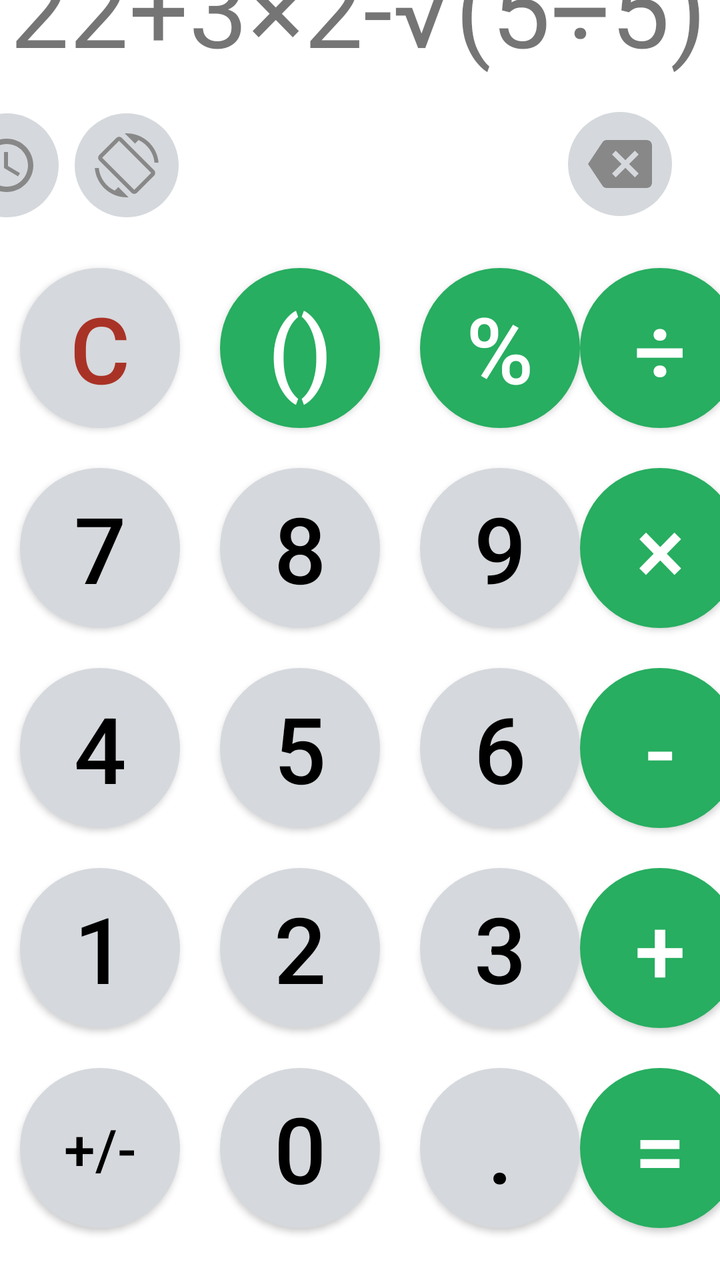
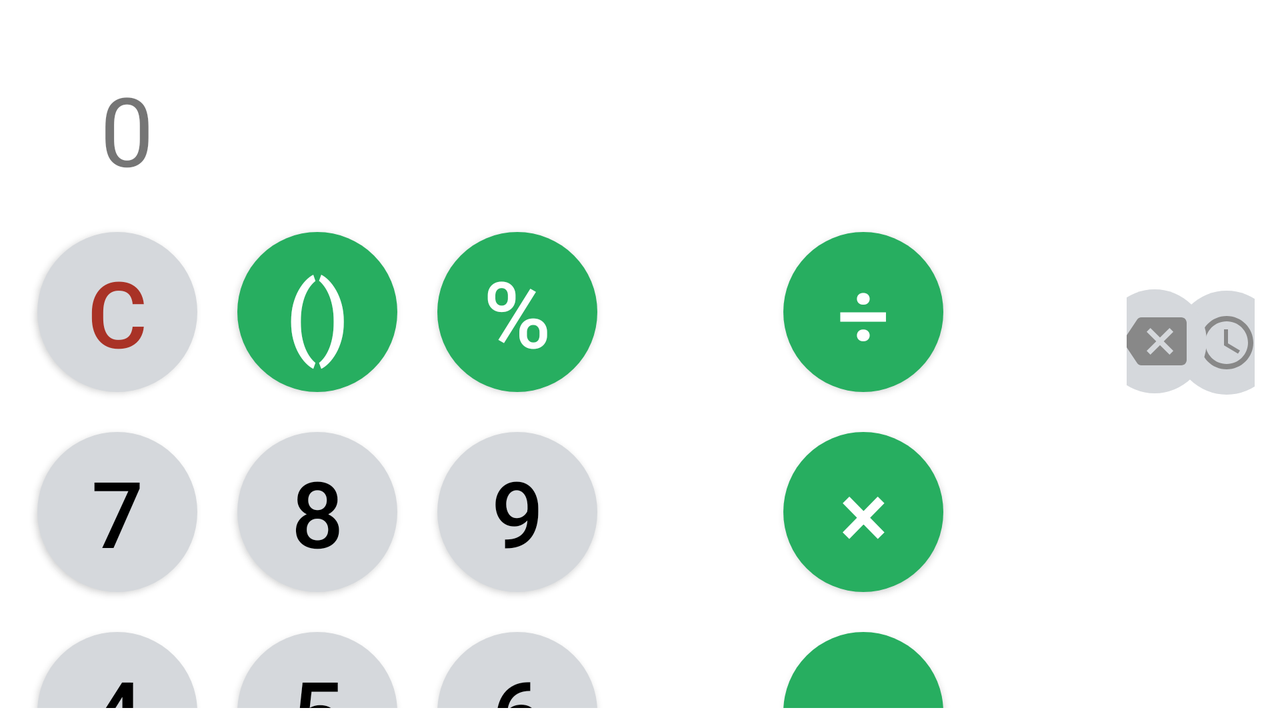

Compare how this app lays out the same screen by default and in its alternative resource folder. The renders come first, then the two layout files and the values they reference.
<!-- AndroidManifest.xml: application theme Theme.CalculatorApp -->
<!-- res/layout/activity_main.xml -->
<?xml version="1.0" encoding="utf-8"?>
<androidx.constraintlayout.widget.ConstraintLayout xmlns:android="http://schemas.android.com/apk/res/android"
    xmlns:app="http://schemas.android.com/apk/res-auto"
    xmlns:tools="http://schemas.android.com/tools"
    android:layout_width="match_parent"
    android:layout_height="match_parent"
    tools:context=".MainActivity">

    <include
        android:id="@+id/includeSeparator"
        layout="@layout/main_calculator_separator"
        android:layout_width="407dp"
        android:layout_height="86dp"
        app:layout_constraintBottom_toTopOf="@+id/includeKeyboard"
        app:layout_constraintEnd_toEndOf="parent"
        app:layout_constraintHorizontal_bias="1.0"
        app:layout_constraintStart_toStartOf="parent" />

    <include
        android:id="@+id/includeKeyboard"
        layout="@layout/main_calculator_buttons"
        android:layout_width="wrap_content"
        android:layout_height="wrap_content"
        android:layout_marginBottom="16dp"
        app:layout_constraintBottom_toBottomOf="parent"
        app:layout_constraintEnd_toEndOf="parent"
        app:layout_constraintStart_toStartOf="parent" />

    <TextView
        android:id="@+id/textViewCalcInput"
        android:layout_width="350dp"
        android:layout_height="70dp"
        android:fontFamily="@font/rcrocket_regular"
        android:maxLines="1"
        android:text="22+3×2-√(5÷5)"
        android:textSize="48sp"
        android:typeface="serif"
        app:autoSizeTextType="uniform"
        app:layout_constraintBottom_toTopOf="@+id/includeSeparator"
        app:layout_constraintEnd_toEndOf="parent"
        app:layout_constraintHorizontal_bias="0.491"
        app:layout_constraintStart_toStartOf="parent"
        app:layout_constraintTop_toTopOf="parent"
        app:layout_constraintVertical_bias="1.0" />

</androidx.constraintlayout.widget.ConstraintLayout>
<!-- res/layout/main_calculator_separator.xml (included above) -->
<?xml version="1.0" encoding="utf-8"?>
<androidx.constraintlayout.widget.ConstraintLayout xmlns:android="http://schemas.android.com/apk/res/android"
    xmlns:app="http://schemas.android.com/apk/res-auto"
    xmlns:tools="http://schemas.android.com/tools"
    android:layout_width="match_parent"
    android:layout_height="match_parent">

    <ImageButton
        android:id="@+id/buttonPreviousCalcs"
        style="@style/mainButtons"
        android:layout_width="52dp"
        android:layout_height="52dp"
        android:layout_marginStart="24dp"
        android:background="@drawable/calc_custom_buttons_portrait_main_day"
        android:contentDescription="@string/app_name"
        android:onClick="historyPressed"
        android:src="@drawable/ic_previous_calculations"
        app:layout_constraintBottom_toTopOf="@+id/guideline3"
        app:layout_constraintStart_toStartOf="parent"
        app:layout_constraintTop_toTopOf="parent" />

    <ImageButton
        android:id="@+id/buttonChangePortrait"
        style="@style/mainButtons"
        android:layout_width="52dp"
        android:layout_height="52dp"
        android:layout_marginStart="8dp"
        android:background="@drawable/calc_custom_buttons_portrait_main_day"
        android:contentDescription="@string/app_name"
        android:onClick="rotationPressed"
        android:src="@drawable/ic_rotate"
        app:layout_constraintBottom_toTopOf="@+id/guideline3"
        app:layout_constraintStart_toEndOf="@+id/buttonPreviousCalcs"
        app:layout_constraintTop_toTopOf="parent" />

    <ImageButton
        android:id="@+id/buttonBackspace"
        style="@style/mainButtons"
        android:layout_width="52dp"
        android:layout_height="52dp"
        android:background="@drawable/calc_custom_buttons_portrait_main_day"
        android:contentDescription="@string/app_name"
        android:onClick="backspacePressed"
        android:src="@drawable/ic_backspace"
        app:layout_constraintBottom_toTopOf="@+id/guideline3"
        app:layout_constraintEnd_toEndOf="parent"
        app:layout_constraintHorizontal_bias="0.842"
        app:layout_constraintStart_toStartOf="@+id/guideline2"
        app:layout_constraintTop_toTopOf="parent"
        app:layout_constraintVertical_bias="0.484" />

    <androidx.constraintlayout.widget.Guideline
        android:id="@+id/guideline2"
        android:layout_width="wrap_content"
        android:layout_height="wrap_content"
        android:orientation="vertical"
        app:layout_constraintGuide_end="206dp" />

    <androidx.constraintlayout.widget.Guideline
        android:id="@+id/guideline3"
        android:layout_width="wrap_content"
        android:layout_height="wrap_content"
        android:orientation="horizontal"
        app:layout_constraintGuide_begin="89dp" />
</androidx.constraintlayout.widget.ConstraintLayout>
<!-- res/layout/main_calculator_buttons.xml (included above) -->
<?xml version="1.0" encoding="utf-8"?>
<androidx.constraintlayout.widget.ConstraintLayout xmlns:android="http://schemas.android.com/apk/res/android"
    xmlns:app="http://schemas.android.com/apk/res-auto"
    xmlns:tools="http://schemas.android.com/tools"
    android:layout_width="match_parent"
    android:layout_height="match_parent">

    <androidx.constraintlayout.widget.Guideline
        android:id="@+id/guideline12"
        android:layout_width="wrap_content"
        android:layout_height="wrap_content"
        android:orientation="horizontal"
        app:layout_constraintGuide_begin="500dp" />

    <androidx.constraintlayout.widget.Guideline
        android:id="@+id/guideline4"
        android:layout_width="wrap_content"
        android:layout_height="wrap_content"
        android:orientation="vertical"
        app:layout_constraintGuide_begin="100dp" />

    <androidx.constraintlayout.widget.Guideline
        android:id="@+id/guideline5"
        android:layout_width="wrap_content"
        android:layout_height="wrap_content"
        android:orientation="vertical"
        app:layout_constraintGuide_begin="200dp" />

    <androidx.constraintlayout.widget.Guideline
        android:id="@+id/guideline6"
        android:layout_width="wrap_content"
        android:layout_height="wrap_content"
        android:orientation="vertical"
        app:layout_constraintGuide_begin="300dp" />

    <androidx.constraintlayout.widget.Guideline
        android:id="@+id/guideline7"
        android:layout_width="wrap_content"
        android:layout_height="wrap_content"
        android:orientation="horizontal"
        app:layout_constraintGuide_begin="100dp" />

    <androidx.constraintlayout.widget.Guideline
        android:id="@+id/guideline8"
        android:layout_width="wrap_content"
        android:layout_height="wrap_content"
        android:orientation="horizontal"
        app:layout_constraintGuide_begin="200dp" />

    <androidx.constraintlayout.widget.Guideline
        android:id="@+id/guideline9"
        android:layout_width="wrap_content"
        android:layout_height="wrap_content"
        android:orientation="horizontal"
        app:layout_constraintGuide_begin="300dp" />

    <androidx.constraintlayout.widget.Guideline
        android:id="@+id/guideline11"
        android:layout_width="wrap_content"
        android:layout_height="wrap_content"
        android:orientation="horizontal"
        app:layout_constraintGuide_begin="400dp" />

    <androidx.appcompat.widget.AppCompatButton
        android:id="@+id/buttonClear"
        style="@style/mainButtons"
        android:onClick="clearInputOnClick"
        android:text="@string/actionClear"
        android:textColor="#A93226"
        app:layout_constraintBottom_toTopOf="@+id/guideline7"
        app:layout_constraintEnd_toStartOf="@+id/guideline4"
        app:layout_constraintStart_toStartOf="parent"
        app:layout_constraintTop_toTopOf="parent" />

    <androidx.appcompat.widget.AppCompatButton
        style="@style/specialButtons"
        android:id="@+id/buttonBrackets"
        android:text="@string/actionBracket"
        app:layout_constraintBottom_toTopOf="@+id/guideline7"
        app:layout_constraintEnd_toStartOf="@+id/guideline5"
        app:layout_constraintStart_toStartOf="@+id/guideline4"
        android:onClick="actionOnClick"
        app:layout_constraintTop_toTopOf="parent" />

    <androidx.appcompat.widget.AppCompatButton
        android:id="@+id/buttonEvaluate"
        style="@style/specialButtons"
        android:text="@string/actionEvaluate"
        app:layout_constraintBottom_toTopOf="@+id/guideline12"
        app:layout_constraintEnd_toEndOf="parent"
        app:layout_constraintStart_toStartOf="@+id/guideline6"
        android:onClick="evaluateOnClick"
        app:layout_constraintTop_toTopOf="@+id/guideline11" />

    <androidx.appcompat.widget.AppCompatButton
        android:id="@+id/buttonDot"
        style="@style/mainButtons"
        android:text="@string/actionDot"
        app:layout_constraintBottom_toTopOf="@+id/guideline12"
        app:layout_constraintEnd_toStartOf="@+id/guideline6"
        app:layout_constraintStart_toStartOf="@+id/guideline5"
        android:onClick="actionOnClick"
        app:layout_constraintTop_toTopOf="@+id/guideline11" />

    <androidx.appcompat.widget.AppCompatButton
        android:id="@+id/buttonNum0"
        style="@style/mainButtons"
        android:text="@string/num0"
        app:layout_constraintBottom_toTopOf="@+id/guideline12"
        app:layout_constraintEnd_toStartOf="@+id/guideline5"
        app:layout_constraintStart_toStartOf="@+id/guideline4"
        android:onClick="putNumberOrSubOnClick"
        app:layout_constraintTop_toTopOf="@+id/guideline11" />

    <androidx.appcompat.widget.AppCompatButton
        android:id="@+id/buttonReverse"
        style="@style/mainButtons"
        android:text="@string/actionReverse"
        android:textSize="28sp"
        app:layout_constraintBottom_toTopOf="@+id/guideline12"
        app:layout_constraintEnd_toStartOf="@+id/guideline4"
        app:layout_constraintStart_toStartOf="parent"
        android:onClick="actionOnClick"
        app:layout_constraintTop_toTopOf="@+id/guideline11" />

    <androidx.appcompat.widget.AppCompatButton
        android:id="@+id/buttonPlus"
        style="@style/specialButtons"
        android:text="@string/actionPlus"
        app:layout_constraintBottom_toTopOf="@+id/guideline11"
        app:layout_constraintEnd_toEndOf="parent"
        app:layout_constraintStart_toStartOf="@+id/guideline6"
        android:onClick="actionOnClick"
        app:layout_constraintTop_toTopOf="@+id/guideline9" />

    <androidx.appcompat.widget.AppCompatButton
        android:id="@+id/buttonNum3"
        style="@style/mainButtons"
        android:text="@string/num3"
        app:layout_constraintBottom_toTopOf="@+id/guideline11"
        app:layout_constraintEnd_toStartOf="@+id/guideline6"
        app:layout_constraintStart_toStartOf="@+id/guideline5"
        android:onClick="putNumberOrSubOnClick"
        app:layout_constraintTop_toTopOf="@+id/guideline9" />

    <androidx.appcompat.widget.AppCompatButton
        android:id="@+id/buttonNum2"
        style="@style/mainButtons"
        android:text="@string/num2"
        app:layout_constraintBottom_toTopOf="@+id/guideline11"
        app:layout_constraintEnd_toStartOf="@+id/guideline5"
        app:layout_constraintStart_toStartOf="@+id/guideline4"
        android:onClick="putNumberOrSubOnClick"
        app:layout_constraintTop_toTopOf="@+id/guideline9" />

    <androidx.appcompat.widget.AppCompatButton
        android:id="@+id/buttonNum1"
        style="@style/mainButtons"
        android:text="@string/num1"
        app:layout_constraintBottom_toTopOf="@+id/guideline11"
        app:layout_constraintEnd_toStartOf="@+id/guideline4"
        app:layout_constraintStart_toStartOf="parent"
        android:onClick="putNumberOrSubOnClick"
        app:layout_constraintTop_toTopOf="@+id/guideline9" />

    <androidx.appcompat.widget.AppCompatButton
        android:id="@+id/buttonMinus"
        style="@style/specialButtons"
        android:text="@string/actionMinus"
        app:layout_constraintBottom_toTopOf="@+id/guideline9"
        app:layout_constraintEnd_toEndOf="parent"
        app:layout_constraintStart_toStartOf="@+id/guideline6"
        android:onClick="actionOnClick"
        app:layout_constraintTop_toTopOf="@+id/guideline8" />

    <androidx.appcompat.widget.AppCompatButton
        android:id="@+id/buttonNum6"
        style="@style/mainButtons"
        android:text="@string/num6"
        app:layout_constraintBottom_toTopOf="@+id/guideline9"
        app:layout_constraintEnd_toStartOf="@+id/guideline6"
        app:layout_constraintStart_toStartOf="@+id/guideline5"
        android:onClick="putNumberOrSubOnClick"
        app:layout_constraintTop_toTopOf="@+id/guideline8" />

    <androidx.appcompat.widget.AppCompatButton
        android:id="@+id/buttonNum5"
        style="@style/mainButtons"
        android:text="@string/num5"
        app:layout_constraintBottom_toTopOf="@+id/guideline9"
        app:layout_constraintEnd_toStartOf="@+id/guideline5"
        app:layout_constraintStart_toStartOf="@+id/guideline4"
        android:onClick="putNumberOrSubOnClick"
        app:layout_constraintTop_toTopOf="@+id/guideline8" />

    <androidx.appcompat.widget.AppCompatButton
        android:id="@+id/buttonNum4"
        style="@style/mainButtons"
        android:text="@string/num4"
        app:layout_constraintBottom_toTopOf="@+id/guideline9"
        app:layout_constraintEnd_toStartOf="@+id/guideline4"
        app:layout_constraintStart_toStartOf="parent"
        android:onClick="putNumberOrSubOnClick"
        app:layout_constraintTop_toTopOf="@+id/guideline8" />

    <androidx.appcompat.widget.AppCompatButton
        android:id="@+id/buttonMultiplication"
        style="@style/specialButtons"
        android:text="@string/actionMultiplication"
        app:layout_constraintBottom_toTopOf="@+id/guideline8"
        app:layout_constraintEnd_toEndOf="parent"
        app:layout_constraintStart_toStartOf="@+id/guideline6"
        android:onClick="actionOnClick"
        app:layout_constraintTop_toTopOf="@+id/guideline7" />

    <androidx.appcompat.widget.AppCompatButton
        android:id="@+id/buttonNum9"
        style="@style/mainButtons"
        android:text="@string/num9"
        app:layout_constraintBottom_toTopOf="@+id/guideline8"
        app:layout_constraintEnd_toStartOf="@+id/guideline6"
        app:layout_constraintStart_toStartOf="@+id/guideline5"
        android:onClick="putNumberOrSubOnClick"
        app:layout_constraintTop_toTopOf="@+id/guideline7" />

    <androidx.appcompat.widget.AppCompatButton
        android:id="@+id/buttonNum8"
        style="@style/mainButtons"
        android:text="@string/num8"
        app:layout_constraintBottom_toTopOf="@+id/guideline8"
        app:layout_constraintEnd_toStartOf="@+id/guideline5"
        app:layout_constraintStart_toStartOf="@+id/guideline4"
        android:onClick="putNumberOrSubOnClick"
        app:layout_constraintTop_toTopOf="@+id/guideline7" />

    <androidx.appcompat.widget.AppCompatButton
        android:id="@+id/buttonNum7"
        style="@style/mainButtons"
        android:text="@string/num7"
        app:layout_constraintBottom_toTopOf="@+id/guideline8"
        app:layout_constraintEnd_toStartOf="@+id/guideline4"
        app:layout_constraintStart_toStartOf="parent"
        android:onClick="putNumberOrSubOnClick"
        app:layout_constraintTop_toTopOf="@+id/guideline7" />

    <androidx.appcompat.widget.AppCompatButton
        android:id="@+id/buttonDivision"
        style="@style/specialButtons"
        android:text="@string/actionDiv"
        app:layout_constraintBottom_toTopOf="@+id/guideline7"
        app:layout_constraintEnd_toEndOf="parent"
        app:layout_constraintStart_toStartOf="@+id/guideline6"
        android:onClick="actionOnClick"
        app:layout_constraintTop_toTopOf="parent" />

    <androidx.appcompat.widget.AppCompatButton
        android:id="@+id/buttonPercentage"
        style="@style/specialButtons"
        android:text="@string/actionPercentage"
        app:layout_constraintBottom_toTopOf="@+id/guideline7"
        app:layout_constraintEnd_toStartOf="@+id/guideline6"
        app:layout_constraintStart_toStartOf="@+id/guideline5"
        android:onClick="actionOnClick"
        app:layout_constraintTop_toTopOf="parent" />


</androidx.constraintlayout.widget.ConstraintLayout>
<!-- resources referenced by this layout -->
<resources>
  <!-- drawable calc_custom_buttons_portrait_main_day (drawable) -->
  <?xml version="1.0" encoding="utf-8"?>
  <selector xmlns:android="http://schemas.android.com/apk/res/android">
  
      <item android:state_pressed="false">
          <shape android:shape="oval">
              <solid android:color="@color/lighter_gray"/>
          </shape>
      </item>
      <item android:state_pressed="true">
          <shape android:shape="oval">
              <solid android:color="@color/darker_gray"/>
          </shape>
      </item>
  </selector>
  <!-- drawable ic_backspace (drawable) -->
  <vector android:height="32dp" android:tint="#888888"
      android:viewportHeight="24" android:viewportWidth="24"
      android:width="32dp" xmlns:android="http://schemas.android.com/apk/res/android">
      <path android:fillColor="@android:color/white" android:pathData="M22,3L7,3c-0.69,0 -1.23,0.35 -1.59,0.88L0,12l5.41,8.11c0.36,0.53 0.9,0.89 1.59,0.89h15c1.1,0 2,-0.9 2,-2L24,5c0,-1.1 -0.9,-2 -2,-2zM19,15.59L17.59,17 14,13.41 10.41,17 9,15.59 12.59,12 9,8.41 10.41,7 14,10.59 17.59,7 19,8.41 15.41,12 19,15.59z"/>
  </vector>
  <string name="actionBracket">()</string>
  <string name="actionClear">C</string>
  <string name="actionDiv">÷</string>
  <string name="actionDot">.</string>
  <string name="actionEvaluate">=</string>
  <string name="actionMinus">-</string>
  <string name="actionMultiplication">×</string>
  <string name="actionPercentage">%</string>
  <string name="actionPlus">+</string>
  <string name="actionReverse">+/-</string>
  <string name="app_name">CalculatorApp</string>
  <string name="num0">0</string>
  <string name="num1">1</string>
  <string name="num2">2</string>
  <string name="num3">3</string>
  <string name="num4">4</string>
  <string name="num5">5</string>
  <string name="num6">6</string>
  <string name="num7">7</string>
  <string name="num8">8</string>
  <string name="num9">9</string>
  <style name="mainButtons">
          <item name="android:textColor">@color/black</item>
          <item name="android:background">@drawable/calc_custom_buttons_portrait_main_day</item>
          <item name="android:textSize">46sp</item>
          <item name="android:layout_height">80dp</item>
          <item name="android:layout_width">80dp</item>
      </style>
  <style name="specialButtons">
          <item name="android:textColor">@color/white</item>
          <item name="android:background">@drawable/calc_custom_buttons_portrait_special_day</item>
          <item name="android:textSize">46sp</item>
          <item name="android:layout_height">80dp</item>
          <item name="android:layout_width">80dp</item>
      </style>
  <style name="Theme.CalculatorApp" parent="Theme.MaterialComponents.DayNight.DarkActionBar">
          
          <item name="colorPrimary">@color/lighter_gray</item>
          <item name="colorPrimaryVariant">@color/darker_gray</item>
          <item name="colorOnPrimary">@color/green</item>
          
          <item name="colorSecondary">@color/teal_200</item>
          <item name="colorSecondaryVariant">@color/teal_700</item>
          <item name="colorOnSecondary">@color/black</item>
          
          <item name="android:statusBarColor">?attr/colorPrimaryVariant</item>
          
      </style>
  <color name="lighter_gray">#D5D8DC</color>
  <color name="darker_gray">#B2BABB</color>
  <color name="black">#FF000000</color>
  <color name="white">#FFFFFFFF</color>
  <color name="green">#27AE60</color>
  <color name="teal_200">#FF03DAC5</color>
  <color name="teal_700">#FF018786</color>
  <color name="darker_green">#229954</color>
</resources>
<!-- res/layout-land/activity_main.xml (the repository's variant of the layout above) -->
<!-- drawn on the phone turned sideways -->
<?xml version="1.0" encoding="utf-8"?>
<androidx.constraintlayout.widget.ConstraintLayout xmlns:android="http://schemas.android.com/apk/res/android"
    xmlns:app="http://schemas.android.com/apk/res-auto"
    xmlns:tools="http://schemas.android.com/tools"
    android:layout_width="match_parent"
    android:layout_height="match_parent"
    tools:context=".MainActivity">

    <include
        android:id="@+id/includeSeparator"
        layout="@layout/main_calculator_separator"
        android:layout_width="64dp"
        android:layout_height="210dp"
        android:layout_marginEnd="4dp"
        app:layout_constraintBottom_toBottomOf="parent"
        app:layout_constraintEnd_toEndOf="parent"
        app:layout_constraintHorizontal_bias="0.5"
        app:layout_constraintStart_toEndOf="@+id/includeKeyboard"
        app:layout_constraintTop_toTopOf="@+id/guideline10"
        app:layout_constraintVertical_bias="0.448" />

    <include
        android:id="@+id/includeKeyboard"
        layout="@layout/main_calculator_buttons"
        android:layout_width="546dp"
        android:layout_height="248dp"
        android:layout_marginBottom="8dp"
        app:layout_constraintBottom_toBottomOf="parent"
        app:layout_constraintEnd_toStartOf="@+id/includeSeparator"
        app:layout_constraintStart_toStartOf="parent"
        app:layout_constraintTop_toTopOf="@+id/guideline10" />

    <androidx.constraintlayout.widget.Guideline
        android:id="@+id/guideline10"
        android:layout_width="wrap_content"
        android:layout_height="wrap_content"
        android:orientation="horizontal"
        app:layout_constraintGuide_percent="0.30" />

    <TextView
        android:id="@+id/textViewCalcInput"
        android:layout_width="598dp"
        android:layout_height="65dp"
        android:layout_marginStart="72dp"
        android:fontFamily="@font/rcrocket_regular"
        android:text="@string/num0"
        android:textSize="48sp"
        app:layout_constraintBottom_toTopOf="@+id/guideline10"
        app:layout_constraintEnd_toEndOf="parent"
        app:layout_constraintHorizontal_bias="0.737"
        app:layout_constraintStart_toStartOf="parent"
        app:layout_constraintTop_toTopOf="@+id/guideline22"
        app:layout_constraintVertical_bias="0.567" />

    <androidx.constraintlayout.widget.Guideline
        android:id="@+id/guideline22"
        android:layout_width="wrap_content"
        android:layout_height="wrap_content"
        android:orientation="horizontal"
        app:layout_constraintGuide_percent="0.05" />

</androidx.constraintlayout.widget.ConstraintLayout>
